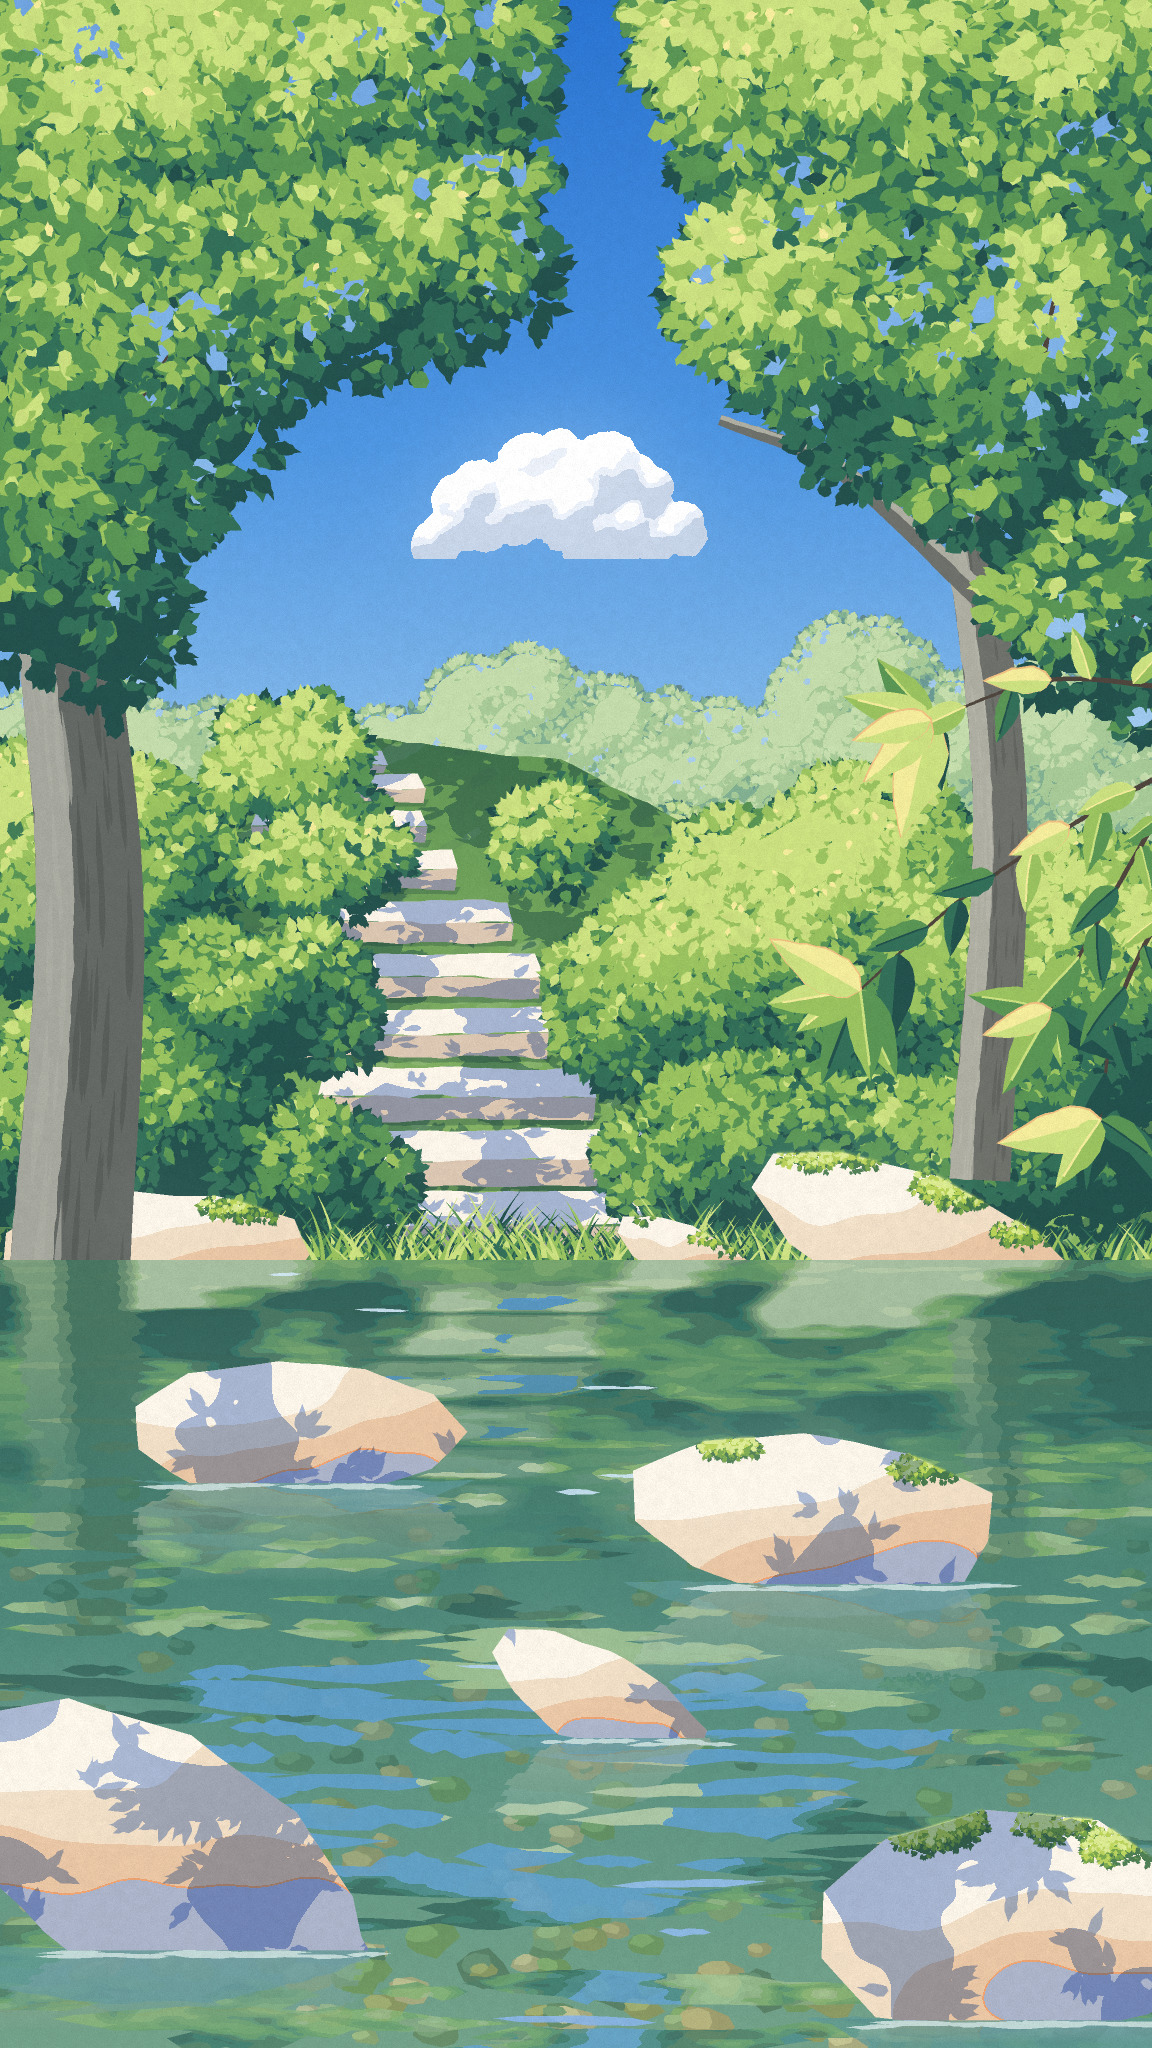

Here is the Python script that generated this plot:
"""Example (sunlit greenery): 溪边石阶 · Steps Down to the Stream -- a clear forest stream in summer light.

A 9:16 phone wallpaper in the anime background-painting / digital gouache manner: two leafy trees frame a window of
clean blue sky with a small cumulus; under them a flight of pale stone steps climbs a green bank between sunlit
bushes, dappled with leaf shadows; in front a clear stream -- a pebbled bed seen through transparent teal, the trees,
the sky and the stones mirrored in broken horizontal strokes -- with sun-bleached white boulders standing in it,
warm cream on top and cool blue-grey in the shade, moss on their crowns and a ripple line where they meet the water;
a branch of big leaves leans in from the right. No outlines, no image model: every leaf is a flat painted shape.
--layout page (1152 x 2048, the wallpaper) or wide (1920 x 1080: the same place laid out 16:9, for the draw-on GIF
and for video); --stages DIR writes a snapshot after each step (blank, sky, far woods, the bank and steps, bushes
and grass, trunks and canopy, the water, the boulders -- then the final with the near branch).
python3 sunlitgreen_stream_steps.py [out.jpg] [--layout page|wide] [--stages DIR]
"""
import os, sys, time
sys.path.insert(0, os.path.join(os.path.dirname(os.path.abspath(__file__)), '..', 'lib'))
import numpy as np
from sunlitgreen import SunlitGreen

# Every layout: canvas, the waterline, the sky (bottom y), the cloud, two rows of far woods, the bank outline, the
# steps (bottom centre, top centre, widths, count), bushes on either side, bank rocks, trunks and limbs, the canopy
# clumps overhead, the boulders in the stream and the near branch.
LAYOUTS = {
    'page': dict(
        size=(1152, 2048), line=1260, sky_y1=1000, cloud=(560, 560, 280, 120),
        far=[dict(y=760, dy=120, x0=-40, step=80, n=16, r=(90, 110), far=0.42, leaf=8),
             dict(y=950, dy=80, x0=-40, step=95, n=13, r=(100, 110), far=0.25, leaf=9)],
        bank=[(-10, 860), (180, 800), (380, 740), (560, 760), (760, 860), (1160, 900)],
        steps=dict(n=10, x0=520, x1=310, w0=330, w1=140, rise=480),
        bush_l=[(60, 900, 170, 120, 0.05), (220, 1010, 120, 80, 0.06), (130, 1130, 170, 100, 0.08), (300, 1190, 90, 60, 0.1),
                (330, 870, 70, 50, 0.04), (300, 770, 90, 50, 0.03)],
        bush_r=[(700, 980, 120, 90, 0.04), (870, 940, 190, 130, 0.02), (1060, 1000, 170, 130, 0.04), (760, 1150, 140, 90, 0.08),
                (1000, 1170, 170, 90, 0.1), (560, 830, 60, 45, 0.02)],
        grass=[(250, 760, -6, 46, 420), (0, 1152, 4, 38, 800)],
        bank_rocks=[(150, -8, 160, 62), (930, -6, 200, 72), (690, -2, 80, 30)],
        trunks=[([(70, 1270), (90, 900), (60, 500), (90, 0)], 120, 80, '#5f6460', '#a3a49a'),
                ([(980, 1180), (1000, 800), (960, 400), (990, 0)], 60, 40, '#6a6c66', '#acab9f')],
        limbs=[([(80, 520), (260, 380), (420, 300)], 30, 12, '#5f6460', '#a3a49a'),
               ([(985, 600), (840, 470), (720, 420)], 24, 10, '#6a6c66', '#acab9f')],
        canopy=[(80, 120, 260, 200, 0.05), (300, 60, 230, 150, 0.0), (180, 330, 200, 140, 0.08), (420, 260, 140, 100, 0.04),
                (1000, 120, 240, 200, 0.02), (840, 60, 200, 130, 0.0), (1040, 400, 180, 160, 0.06), (860, 330, 150, 110, 0.05),
                (40, 560, 150, 160, 0.1), (1110, 650, 120, 140, 0.12)],
        water=dict(pebbles=320, pebble_size=34, stroke=(150, 10)),
        boulders=[(300, 1430, 160, 70), (820, 1520, 190, 85), (160, 1860, 230, 120), (1010, 1930, 200, 120), (600, 1700, 120, 50)],
        branch=[[(1190, 760), (1080, 820), (960, 900), (860, 990)], [(1190, 760), (1110, 900), (1050, 1010)],
                [(1190, 690), (1050, 680), (930, 720)], [(1190, 860), (1120, 1000), (1100, 1120)]], branch_leaf=88),
    'wide': dict(
        size=(1920, 1080), line=690, sky_y1=560, cloud=(1120, 250, 260, 110),
        far=[dict(y=420, dy=70, x0=-40, step=90, n=24, r=(90, 80), far=0.42, leaf=7),
             dict(y=530, dy=50, x0=-40, step=105, n=20, r=(100, 70), far=0.25, leaf=8)],
        bank=[(-10, 520), (500, 470), (760, 420), (980, 440), (1300, 500), (1930, 520)],
        steps=dict(n=8, x0=900, x1=780, w0=260, w1=120, rise=235),
        bush_l=[(560, 520, 150, 90, 0.05), (690, 590, 100, 60, 0.06), (600, 660, 150, 60, 0.08), (430, 600, 140, 80, 0.06),
                (760, 470, 60, 40, 0.03), (790, 440, 70, 40, 0.03)],
        bush_r=[(1040, 560, 110, 70, 0.04), (1180, 530, 170, 100, 0.02), (1350, 580, 160, 90, 0.04), (1120, 660, 130, 50, 0.08),
                (960, 450, 50, 35, 0.02)],
        grass=[(680, 1100, -4, 34, 300), (0, 1920, 3, 30, 1100)],
        bank_rocks=[(440, -6, 150, 52), (1300, -5, 180, 60), (1060, -2, 70, 26)],
        trunks=[([(330, 700), (345, 500), (320, 250), (340, 0)], 90, 66, '#5f6460', '#a3a49a'),
                ([(1560, 650), (1575, 450), (1545, 220), (1565, 0)], 56, 40, '#6a6c66', '#acab9f')],
        limbs=[([(335, 260), (480, 170), (620, 120)], 24, 10, '#5f6460', '#a3a49a'),
               ([(1560, 300), (1430, 210), (1320, 180)], 20, 8, '#6a6c66', '#acab9f')],
        canopy=[(330, 90, 300, 150, 0.05), (590, 40, 240, 110, 0.0), (180, 260, 220, 120, 0.08), (520, 200, 140, 80, 0.04),
                (60, 120, 160, 160, 0.04), (1560, 90, 300, 150, 0.02), (1330, 40, 240, 100, 0.0), (1720, 260, 220, 130, 0.06),
                (1400, 210, 150, 80, 0.05), (1870, 120, 140, 150, 0.04), (90, 420, 140, 130, 0.1), (1840, 470, 120, 120, 0.12)],
        water=dict(pebbles=420, pebble_size=28, stroke=(150, 8)),
        boulders=[(640, 780, 150, 56), (1250, 820, 170, 66), (300, 960, 210, 90), (1560, 990, 190, 90), (920, 920, 110, 40)],
        branch=[[(1960, 380), (1850, 430), (1740, 490), (1650, 560)], [(1960, 380), (1880, 500), (1830, 600)],
                [(1960, 320), (1830, 310), (1720, 340)], [(1960, 460), (1900, 580), (1890, 680)]], branch_leaf=78),
}


def scene(g, L, stage):
    W, H = g.W, g.H
    LINE = L['line']
    r = np.random.default_rng(4)
    # ---- sky and the far woods
    g.sky(top='#2470d0', mid='#4a93e0', bottom='#b0d6f0', y0=0, y1=L['sky_y1'], mid_at=0.45)
    cx, cy, cw, ch = L['cloud']
    g.cloud(cx, cy, cw, ch, seed=6)
    stage('sky')
    for j, F in enumerate(L['far']):
        cl = [(F['x0'] + i * F['step'] + r.random() * 30, F['y'] + r.random() * F['dy'], F['r'][0] + r.random() * 40,
               F['r'][1] + r.random() * 30, 0.03 + 0.02 * j) for i in range(F['n'])]
        g.canopy(cl, leaf=F['leaf'], far=F['far'], seed=5 + 3 * j, holes=0.45 - 0.15 * j, fill=1.0)
    stage('far_woods')
    # ---- the far bank: a green slope with stone steps set into it
    slope = g.face(L['bank'] + [(W + 10, LINE + 6), (-10, LINE + 6)], '#6b9e55', wobble=2)
    g.gradient(slope, '#5e9450', '#86b45c', axis=0, p0=min(p[1] for p in L['bank']), p1=LINE)
    g.strokes(slope, n=int(300 * W * H / 2.36e6), size=40, var=0.06, angle=-20, seed=13)
    S = L['steps']
    n = S['n']
    stp = np.zeros((H, W), np.float32)
    sc = g.k / 1.152
    for i in reversed(range(n)):
        t = i / (n - 1)
        f = t ** 0.85
        cx_ = S['x0'] + (S['x1'] - S['x0']) * f + 18 * sc * np.sin(i * 1.7)
        wd = S['w0'] + (S['w1'] - S['w0']) * f
        yb = LINE - 6 - S['rise'] * (1 - (1 - t) ** 1.3)
        rh, td = (28 - 15 * f) * sc, (34 - 21 * f) * sc
        sk = (r.random() - 0.5) * 8 * sc
        riser = [(cx_ - wd / 2, yb - rh + sk), (cx_ + wd / 2, yb - rh - sk), (cx_ + wd / 2 - 3, yb), (cx_ - wd / 2 + 3, yb)]
        tread = [(cx_ - wd / 2 + 6, yb - rh - td + sk * 0.6), (cx_ + wd / 2 - 6, yb - rh - td - sk * 0.6),
                 (cx_ + wd / 2, yb - rh - sk), (cx_ - wd / 2, yb - rh + sk)]
        g.face([(cx_ - wd / 2 - 4, yb - 2), (cx_ + wd / 2 + 4, yb - 2), (cx_ + wd / 2, yb + 5), (cx_ - wd / 2, yb + 5)],
               '#3f6e46', alpha=0.6)
        f_, t_, _ = g.box(front=riser, top=tread, tones=('#d9c3ad', 'stone_sun', 'stone_shade'), wobble=1.6, seed=40 + i)
        stp = np.maximum(stp, np.maximum(f_, t_))
    g.dapple(stp, cover=0.42, leaf=15, squash=0.55, scale=4, seed=12)
    g.dapple(slope * (1 - stp), cover=0.5, leaf=15, squash=0.55, scale=4, seed=14, tint=(0.6, 0.72, 0.84))
    stage('steps')
    # ---- bushes along both sides of the steps, grass, rocks on the bank
    for j, side in enumerate(('bush_l', 'bush_r')):
        g.canopy(L[side], leaf=13, seed=21 + j, holes=0.15, fill=0.6, glint=0.5, hole_colour='#3e7a52')
    for (x0, x1, dy, h, nn) in L['grass']:
        g.grass(x0, x1, LINE + dy, h, n=nn, seed=23 + int(x0))
    for i, (x, dy, rx, ry) in enumerate(L['bank_rocks']):
        g.rock(x, LINE + dy, rx, ry, seed=60 + i, moss=0.5)
    stage('bushes')
    # ---- trunks and the canopy overhead, with sky holes
    for i, (path, w0, w1, c, lt) in enumerate(L['trunks']):
        g.limb(path, w0, w1, colour=c, lit=lt, bark=0.8, seed=71 + i)
    for path, w0, w1, c, lt in L['limbs']:
        g.limb(path, w0, w1, colour=c, lit=lt)
    g.canopy(L['canopy'], leaf=21, seed=26, holes=1.0, fill=0.15, sub=2.6, glint=0.6, mottle=0.3, twigs=12, airy=1.0,
             levels=(0.0, 0.36, 0.5, 0.63, 0.76))
    stage('canopy')
    # ---- the stream: pebbled bed, transparent teal, broken reflections
    g.water((0, LINE, W, H), line=LINE, seed=9, ripple=5, reflect=0.9, near_reflect=0.32, reflect_scale=1.4, density=1.0,
            **L['water'])
    stage('water')
    rocks = np.zeros((H, W), np.float32)
    for i, (x, y, rx, ry) in enumerate(L['boulders']):
        rocks = np.maximum(rocks, g.rock(x, y, rx, ry, seed=80 + i, moss=0.25 if i % 2 else 0.0, wet='water'))
    g.dapple(rocks, cover=0.4, leaf=20, scale=5, seed=88)
    stage('boulders')
    # ---- a branch of big leaves leaning in over the water
    g.spray(L['branch'], leaf=L['branch_leaf'], width=0.42, rosette=(5, 7), along=0.42, seed=91, bend=0.06)


def main():
    a = sys.argv[1:]
    opt = lambda k, d: a[a.index(k) + 1] if k in a else d
    layout, stages = opt('--layout', 'page'), opt('--stages', None)
    name = 'sunlitgreen_stream_steps' + ('' if layout == 'page' else '_wide')
    out = a[0] if a and not a[0].startswith('--') else name + '.jpg'
    L = LAYOUTS[layout]
    T0 = time.time()
    W, H = L['size']
    g = SunlitGreen(W, H, seed=33, keep_stages=bool(stages), stages_dir=stages, light=(-0.5, -0.75, 0.45))
    g.finish()
    g.stage('blank')
    scene(g, L, g.stage)
    g.save(out, stages_dir=stages)
    print('saved', out, f'{time.time() - T0:.1f}s')


if __name__ == '__main__':
    main()
